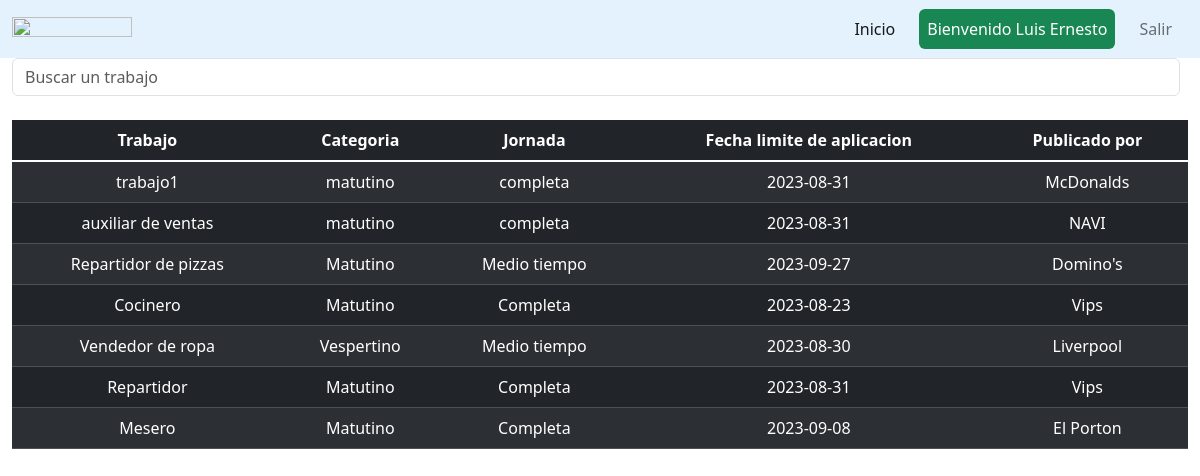
/principal.php (signed in), run on the app's committed database.
### tables this page shows
CREATE TABLE `trabajos` (
  `id_trabajo` int(11) NOT NULL,
  `nombre_trabajo` varchar(100) NOT NULL,
  `descripcion` varchar(100) NOT NULL,
  `Turno` varchar(100) NOT NULL,
  `tipo_jornada` varchar(40) NOT NULL,
  `fecha_publicacion` date NOT NULL,
  `fecha_fin_vacante` date NOT NULL,
  `nombre_publicante` varchar(100) NOT NULL,
  `telefono_contacto` varchar(15) NOT NULL
);

### principal.php (the view, shortened to what this page needs)
<?php
include('controladores/conexion.php');
?>
<!DOCTYPE html>
<html lang="es">
<head>
    <link rel="stylesheet" href="css/estilomain.css">
	<link href="https://cdn.jsdelivr.net/npm/bootstrap@5.1.3/dist/css/bootstrap.min.css" rel="stylesheet">
    <link href="bootstrap/css/bootstrap.min.css" rel="stylesheet" >
</head>
<body>
    <nav class="navbar navbar-expand-lg navbar-light" style="background-color: #e3f2fd;">
		<div class="container-fluid">
		<a class="navbar-brand" href="principal.php"><img src="imagenes/logo.png" width="120px" height="20%"></a>
		<div class="collapse navbar-collapse justify-content-end" id="navbarNavAltMarkup">
			<div class="navbar-nav">
			<a class="nav-link active mx-2" aria-current="page" href="#">Inicio</a>
			<div class="text-white bg-success p-2 rounded mx-2">
			<?php
				echo "Bienvenido " .$_SESSION["nombre"];
			?>
			</div>
			<a class="nav-item nav-link btn btn-warning mx-2" href="controladores/controlador_salir.php">Salir</a>
			</div>
		</div>
		</div>
	</nav>
<div class="container-fluid">
	<form class="d-flex">
    <input class="form-control me-2 light-table-filter" data-table="table_id" type="text"
    placeholder="Buscar un trabajo">
    </form>
</div>
<br>
	<div class="container-fluid">
		<table class="table table-striped table-dark table_id" >
            <thead>
                    <tr>
                    <th class="text-center">Trabajo</th>
                    <th class="text-center">Categoria</th>
                    <th class="text-center">Jornada</th>
                    <th class="text-center">Fecha limite de aplicacion</th>
                    <th class="text-center">Publicado por</th>
                    </tr>
                    </thead>
                    <tbody>
<?php
	$SQL = "SELECT * FROM trabajos";
	$dato = mysqli_query($conexion, $SQL);
	if ($dato -> num_rows>0) {
		while ($fila = mysqli_fetch_array($dato)) {
			echo "<tr>";
			echo "<td class=text-center>" . $fila['nombre_trabajo'] . "</td>";
			echo "<td class=text-center>" . $fila['Turno'] . "</td>";
			echo "<td class=text-center>" . $fila['tipo_jornada'] . "</td>";
			echo "<td class=text-center>" . $fila['fecha_fin_vacante'] . "</td>";
			echo "<td class=text-center>" . $fila['nombre_publicante'] . "</td>";
			echo "</tr>";
		}
	} else {
		echo "<tr><td colspan='5'>No se encontraron trabajos</td></tr>";
	}
?>
	</div>
</body>
</html>

### estilomain.css (style rules this page uses)
#navbarNavAltMarkup { flex: none; }
body { justify-content: center; align-items: center; }

### data on the page
trabajos: nombre_trabajo "trabajo1", Turno "matutino", tipo_jornada "completa", fecha_fin_vacante "2023-08-31", nombre_publicante "McDonalds"
trabajos: nombre_trabajo "auxiliar de ventas", Turno "matutino", tipo_jornada "completa", fecha_fin_vacante "2023-08-31", nombre_publicante "NAVI"
trabajos: nombre_trabajo "Repartidor de pizzas", Turno "Matutino", tipo_jornada "Medio tiempo", fecha_fin_vacante "2023-09-27", nombre_publicante "Domino's"
trabajos: nombre_trabajo "Cocinero", Turno "Matutino", tipo_jornada "Completa", fecha_fin_vacante "2023-08-23", nombre_publicante "Vips"
trabajos: nombre_trabajo "Vendedor de ropa", Turno "Vespertino", tipo_jornada "Medio tiempo", fecha_fin_vacante "2023-08-30", nombre_publicante "Liverpool"
trabajos: nombre_trabajo "Repartidor", Turno "Matutino", tipo_jornada "Completa", fecha_fin_vacante "2023-08-31", nombre_publicante "Vips"
trabajos: nombre_trabajo "Mesero", Turno "Matutino", tipo_jornada "Completa", fecha_fin_vacante "2023-09-08", nombre_publicante "El Porton"

### other printed values
$_SESSION["nombre"] "Luis Ernesto"
